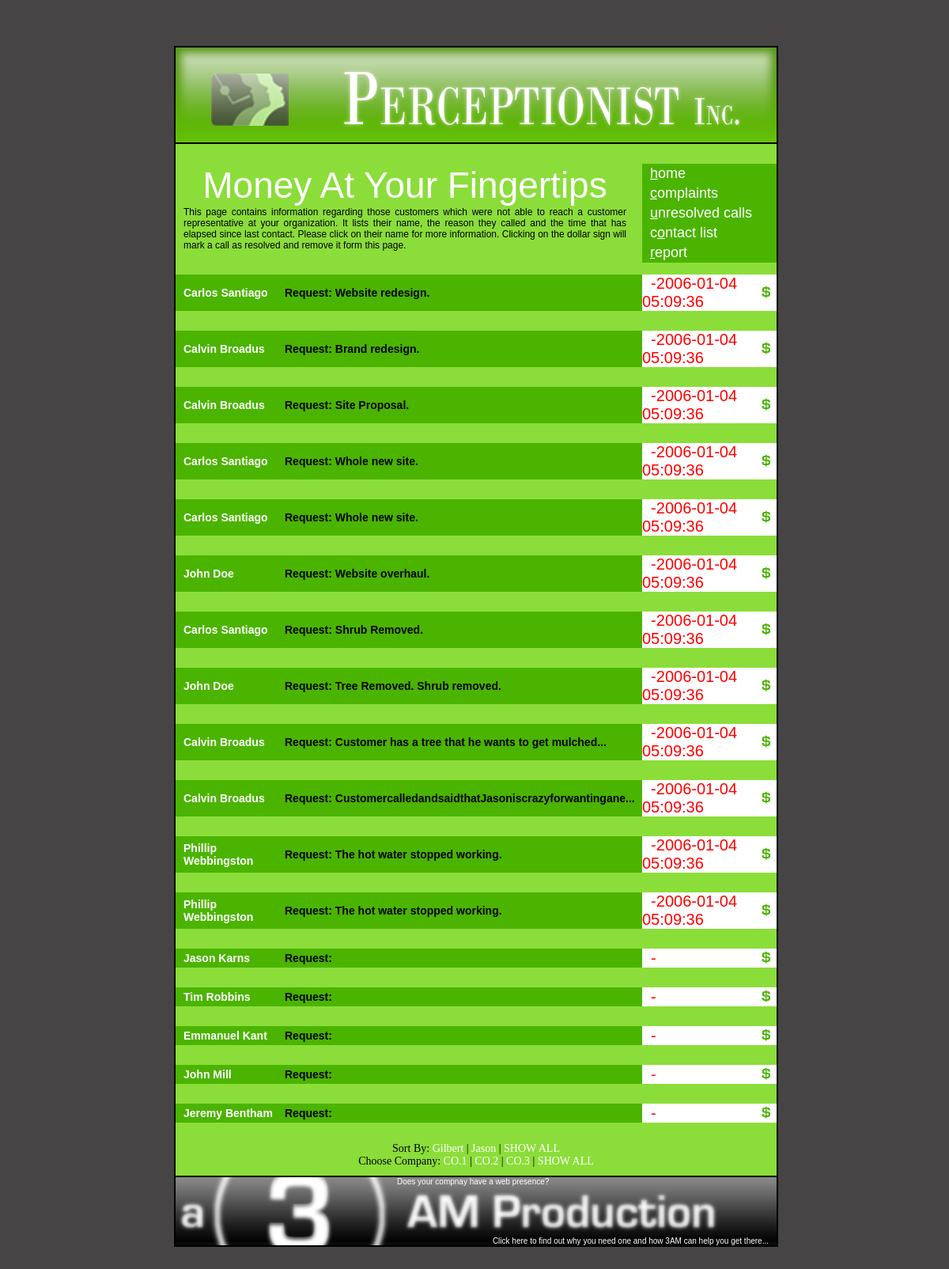
Screenshot of /?coid=1 with the database file from the repository.
### tables this page shows
CREATE TABLE `customer` (
  `customer_id` int(11) NOT NULL,
  `fname` varchar(25) DEFAULT NULL,
  `mname` varchar(25) DEFAULT NULL,
  `lname` varchar(25) DEFAULT NULL,
  `address` varchar(50) DEFAULT NULL,
  `city` varchar(30) DEFAULT NULL,
  `state` char(2) DEFAULT NULL,
  `zip` mediumint(5) DEFAULT NULL,
  `phone` varchar(17) DEFAULT NULL
);

CREATE TABLE `call` (
  `call_id` int(11) NOT NULL,
  `company_id` int(11) DEFAULT NULL,
  `customer_id` int(11) DEFAULT NULL,
  `call_time` timestamp NOT NULL DEFAULT CURRENT_TIMESTAMP ON UPDATE CURRENT_TIMESTAMP,
  `request` text,
  `resolved` tinyint(4) DEFAULT NULL
);

CREATE TABLE `employee` (
  `employee_id` int(11) NOT NULL,
  `company_id` int(11) DEFAULT NULL,
  `employee_fname` varchar(25) DEFAULT NULL,
  `employee_mname` varchar(25) DEFAULT NULL,
  `employee_lname` varchar(25) DEFAULT NULL
);

CREATE TABLE `company` (
  `company_id` int(11) NOT NULL,
  `company_name` varchar(50) DEFAULT NULL,
  `company_address` varchar(50) DEFAULT NULL,
  `company_city` varchar(30) DEFAULT NULL,
  `company_state` char(2) DEFAULT NULL,
  `company_zip` mediumint(5) DEFAULT NULL,
  `company_phone` varchar(17) DEFAULT NULL
);

### db.inc.php (called while the page is built, shortened)
<?php
function sql_scrub($query)
{
  return $query;
}
?>

### index.php (the view, shortened to what this page needs)
<?php
include('db.inc.php');
if(!is_null($_REQUEST['coid']) and is_numeric($_REQUEST['coid'])){
  $coid = $_REQUEST['coid'];
	$_SESSION['coid'] = $_REQUEST['coid'];}
elseif(!is_null($_SESSION['coid']) and is_numeric($_SESSION['coid']) and $_REQUEST['coid'] != "all") $coid = $_SESSION['coid'];
else $coid = NULL;
?>
<!DOCTYPE html PUBLIC "-//W3C//DTD XHTML 1.1//EN" "http://www.w3.org/TR/xhtml11/DTD/xhtml11.dtd">
<html xmlns="http://www.w3.org/1999/xhtml" xml:lang="en">
<head>
  <link rel="stylesheet" href="constant.css" type="text/css" media="screen" />
  <link rel="stylesheet" href="perceptionist.css" type="text/css" media="screen" />
</head>
<body>
<div id="header"></div>
<div id="container">
<div id="titlebar"></div>
<div id="main">
<div id="navfill">
<h1>Money At Your Fingertips</h1>
This page contains information regarding those customers which were not able to reach a customer representative at your organization. It lists their name, the reason they called and the time that has elapsed since last contact. Please click on their name for more information. Clicking on the dollar sign will mark a call as resolved and remove it form this page.
</div>
<ul id="nav">
	<li><a href="index.php" accesskey="h"><em>h</em>ome</a></li>
	<li><a href="report.php#complaints" accesskey="c"><em>c</em>omplaints</a></li>
	<li><a href="report.php#unresolved" accesskey="u"><em>u</em>nresolved calls</a></li>
	<li><a href="contact.php" accesskey="o">c<em>o</em>ntact list</a></li>
	<li><a href="report.php" accesskey="r"><em>r</em>eport</a></li>
</ul>
<br style="clear:both;" />
<div id="tablewrapper">
<table id="calls">
<tbody>
<?php
if(!is_null($coid)) $company = '(call.company_id = '.$coid.') AND ';
else $company = '';
$sql = 'SELECT DISTINCT call.call_id,flow.employee_id,customer.fname,customer.lname,call.request,customer.customer_id,call.call_time FROM customer LEFT JOIN `call` ON (customer.customer_id = call.customer_id) LEFT JOIN flow ON (call.call_id = flow.call_id)';
$result = mysqli_query($db, $sql);
$counter = 1;
while ($row = @mysqli_fetch_assoc($result))
{
$request = $row['request'];
if(strlen($request) > 50){
  $request = substr($request,0,50);
	$pos = strrpos ($request,'.');
	if($pos !== false) $request = substr($request,0,$pos+1 );
	else {
		$pos = strrpos ($request,' ');
		if($pos !== false) $request = substr($request,0,$pos) . '...';
		else $request .= '...';
	}
}
echo "<tr>\n";
echo ' <td class="one"><a href="customer.php?cid='.$row['customer_id'].'&amp;call_id='.$row['call_id'].'">'.$row['fname'].' '.$row['lname'].'</a></td>'."\n";
echo ' <td class="two">Request: '.$request.'</td>'."\n";
echo ' <td class="three">&nbsp; -<span id="countdown'.$counter.'">'.$row['call_time'].'</span></td>'."\n";
echo ' <td class="four"><a href="resolve.php?call_id='.$row['call_id'].'&amp;refer='.$PHP_SELF.'" title="Click to resolve this call." onclick="return confirm(\'Click \\\'OK\\\' if '.$row['fname'].' '.$row['lname'].'\\\'s call has been resolved.\');"><img src="images/resolve.gif" alt="Resolve Call" /></a></td>';
echo '</tr>'."\n";
$counter++;
}
?>
</tbody>
</table>
</div>
<div id="sort">Sort By:
<?php
if(!is_null($coid)) $company = ' WHERE employee.company_id = '.sql_scrub($coid);
else $company = '';
$sql = 'SELECT employee.employee_id,employee.employee_fname FROM employee'.$company;
$result = mysqli_query($db, $sql);
while($row = @mysqli_fetch_assoc($result)){
	echo '<a href="'.$PHP_SELF.'?eid='.$row['employee_id'].'">'.$row['employee_fname'].'</a> | '."\n";
}
echo '<a href="'.$PHP_SELF.'?eid=all">SHOW ALL</a>'."\n";
echo '<div>Choose Company: ';
$result = mysqli_query($db, 'SELECT company_id FROM company');
while($row = @mysqli_fetch_assoc($result)){echo '<a href="'.$PHP_SELF.'?coid='.$row['company_id'].'">CO.'.$row['company_id'].'</a> | ';}
echo '<a href="'.$PHP_SELF.'?coid=all">SHOW ALL</a></div>';
?>
</div>
<a href="http://student.cob.ohio-state.edu/velasquez_13">
  <span id="innerfooter">
	  <span class="ifootertop">Does your compnay have a web presence?</span>
		<span class="ifooterbottom">Click here to find out why you need one and how 3AM can help you get there...</span>
	</span>
</a>
</div>
</div>
<div id="footer"></div>
</body>
</html>

### constant.css (style rules this page uses)
html { margin: 0; padding: 0; background: #464444; font-family: "Verdana", "Trebuchet MS", "Lucida Sans Unicode", sans-serif; font-size: 14px; color: white; text-align: left; min-height: 100%; margin-bottom: 1px; }
#header { height: 50px; }
#container { max-width: 760px; width: expression(document.body.clientWidth > 760? "760px": "auto"); margin: 0 auto; padding: 0; text-align: left; border:0; }
#titlebar { width: 100%; float: left; background: #2D6400 url('images/PerceptionBar3D.png') no-repeat; border: 2px solid black; border-bottom: 0; }
#nav { width: 170px; float: right; text-align: left; font-size: 18px; font-family: "Trebuchet MS", "Century Gothic", "Lucida Sans Unicode", sans-serif; font-weight: normal; margin:0; padding:0; margin-bottom: 15px; list-style-type:none; marker-offset:inside; }
#nav li { margin:0; padding:0; }
#nav a { display:block; padding: 2px 10px; background: #4BB400; width:150px; }
#nav a:link, #nav a:visited { color: white; text-decoration: none; font-weight: normal; }
#nav em { font-style:normal; text-decoration:underline; }
#navfill { width: 560px; float: left; padding: 10px; padding-top: 0; text-align: justify; font-family: "Century Gothic", sans-serif; font-size: 12px; }
#titlebar { min-height: 120px; height: expression(document.body.clientWidth > 120? "120px": "auto"); }
#main { float: left; width: 100%; padding-top: 25px; background: #8BDD3A; color: black; border: 2px solid black; }
#innerfooter { display:block; position:relative; background: black url(images/branding.gif) center no-repeat; color: white; border-top: 2px solid black; clear: both; width: 734px; height: 80px; font-family: Verdana, sans-serif; font-size: 10px; padding: 3px; padding-right: 23px; cursor: hand; }
.ifootertop { position:absolute; top:0; left:280px; }
.ifooterbottom { position:absolute; bottom:0; right:10px; }
#footer { clear: both; width: 100%; height: 50px; }
h1 { margin:0; padding:0; font-size: 46px; color: white; text-align: center; font-weight:normal; }

### perceptionist.css (style rules this page uses)
#sort { font-family: verdana; text-align: center; margin-bottom:10px; }
a:link, a:visited { color: white; text-decoration: none; display: block; }
#sort a { display: inline; }
table#calls { width:760px; border-collapse:collapse; }
tr { padding: 25px; font-weight: bold; }
td { text-align: left; border-bottom: 25px solid #8BDD3A; }
.one { width: 120px; background: #4BB400; padding: 4px; padding-left: 10px; }
.two { width: auto; background: #4BB400; color: black; padding: 4px; }
.three { width: 150px; background: white; font-family: "BitDust Two", "Dungeon", sans-serif; color: red; font-size: 20px; padding: 0px; font-weight: normal; }
.four { width: 15px; background: white; padding-right: 4px; }
.four img { border:0; }

### rows the page displays
customer: fname "Carlos", lname "Santiago", call.request "Website redesign.", call.request "Whole new site.", call.request "Shrub Removed."
customer: fname "Calvin", lname "Broadus", call.request "Brand redesign.", call.request "Site Proposal.", call.request "Customer has a tree that he wants to get mulched...", call.request "CustomercalledandsaidthatJasoniscrazyforwantingane..."
customer: fname "John", lname "Doe", call.request "Website overhaul.", call.request "Tree Removed. Shrub removed."
customer: fname "Phillip", lname "Webbingston", call.request "The hot water stopped working."
customer: fname "Jason", lname "Karns"
customer: fname "Tim", lname "Robbins"
customer: fname "Emmanuel", lname "Kant"
customer: fname "John", lname "Mill"
customer: fname "Jeremy", lname "Bentham"
employee: employee_fname "Gilbert"
employee: employee_fname "Jason"
company: company_id "1"
company: company_id "2"
company: company_id "3"
